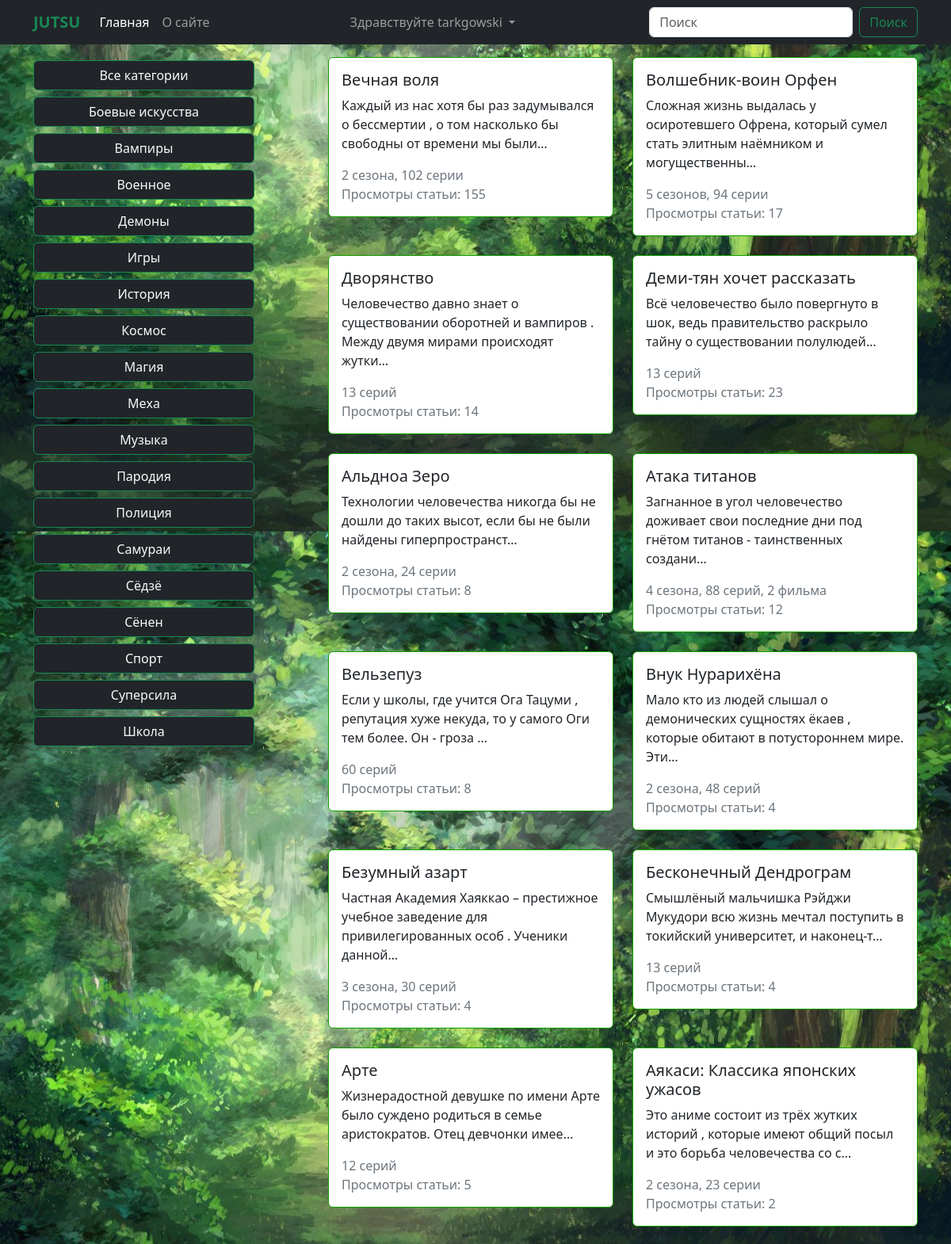
The page / (signed in, upper part) on the database its author committed.
### blog/models.py (models this page shows, shortened)
class Category(models.Model):
    title = models.CharField(max_length=50, verbose_name='Тип')
    def get_absolute_url(self):
        return reverse('category', kwargs={'pk': self.pk})
    class Meta:
        verbose_name = 'Тип'
        verbose_name_plural = 'Типы'

class Article(models.Model):
    title = models.CharField(max_length=50, verbose_name='Название аниме')
    original_name = models.CharField(max_length=100, verbose_name='Оригинальное название')
    photo = models.ImageField(upload_to='photos/', blank=True, null=True, verbose_name='Изображение')
    episodes = models.CharField(max_length=150, verbose_name='Кол-во сезонов, серий, фильмов', blank=True, null=True)
    genres = models.CharField(max_length=200, verbose_name='Жанры', blank=True, null=True)
    releases = models.CharField(max_length=100, verbose_name='Годы выпуска')
    description = models.TextField(verbose_name='Описание')
    age_limit = models.CharField(max_length=10, verbose_name='Возрастное ограничение')
    category = models.ForeignKey(Category, on_delete=models.CASCADE)
    created_at = models.DateTimeField(auto_now_add=True, verbose_name='Дата создания', blank=True, null=True)
    updated_at = models.DateTimeField(auto_now=True, verbose_name='Дата изменения', blank=True, null=True)
    views = models.IntegerField(default=0, verbose_name='Просмотры', blank=True, null=True)
    video = models.CharField(max_length=500, verbose_name='Ссылка на видео', blank=True, null=True)
    def get_absolute_url(self):
        return reverse('article', kwargs={'pk': self.pk})
    class Meta:
        verbose_name = 'Статья'
        verbose_name_plural = 'Статьи'

### blog/views.py (the view)
# urls.py: path('', ArticleListView.as_view(), name='index'),
class ArticleListView(ListView):
    model = Article
    context_object_name = 'articles'
    template_name = 'blog/index.html'
    extra_context = {
        'title': 'JUTSU'
    }

### blog/templatetags/blog_tags.py (called while the page is built)
@register.simple_tag()
def get_categories():
    return Category.objects.all()

### blog/templates/blog/index.html (shortened to what this page needs)
{% extends 'base.html' %}
{% block main %}
<div class="block_main">
    <div class="container">
        <div class="d-flex justify-content-between pt-3">
            <div class="col-3">
                {% include 'blog/components/_nav.html' %}
            </div>
            <div class="col-8">
                <div class="row row-cols-1 row-cols-md-2 g-4">
                    {% for article in articles %}
                    {% include 'blog/components/_card.html' %}
                    {% endfor %}
                </div>
            </div>
        </div>
    </div>
</div>
{% endblock main %}

### templates/base.html (shortened to what this page needs)
{% load static %}
<!doctype html>
<html lang="en">
<head>
    <link href="https://cdn.jsdelivr.net/npm/bootstrap@5.3.0-alpha3/dist/css/bootstrap.min.css" rel="stylesheet"
>
    <link rel="stylesheet" href="{% static 'blog/css/style.css' %}">
</head>
<body>
<nav class="navbar navbar-expand-lg bg-dark navbar-dark">
    <div class="container">
        <a class="navbar-brand text-success fw-bold" href="{% url 'index' %}">JUTSU</a>
        <div class="collapse navbar-collapse" id="navbarSupportedContent">
            <ul class="navbar-nav me-auto mb-2 mb-lg-0">
                <li class="nav-item">
                    <a class="nav-link active" aria-current="page" href="{% url 'index' %}">Главная</a>
                </li>
                <li class="nav-item">
                    <a class="nav-link" href="{% url 'about_site' %}">О сайте</a>
                </li>
            </ul>
            <ul class="navbar-nav me-auto mb-2 mb-lg-0">
                {% if not request.user.is_authenticated %}
                <li class="nav-item">
                    <a class="nav-link active" aria-current="page" href="{% url 'login' %}">Войти</a>
                </li>
                <li class="nav-item">
                    <a class="nav-link" href="{% url 'register' %}">Зарегистрироваться</a>
                </li>
                {% else %}
                <li class="nav-item dropdown">
                    <a class="nav-link dropdown-toggle" href="#" role="button" data-bs-toggle="dropdown"
                       aria-expanded="false">
                        Здравствуйте {{ request.user.username }}
                    </a>
                </li>
                {% endif %}
            </ul>
            <form class="d-flex" role="search" method="get" action="{% url 'search' %}">
                <input name="q" class="form-control me-2" type="search" placeholder="Поиск" aria-label="Поиск">
                <button class="btn btn-outline-success border-success" type="submit">Поиск</button>
            </form>
        </div>
    </div>
</nav>
        {% block main %}
        {% endblock main %}
</body>
</html>

### blog/templates/blog/components/_nav.html
{% load blog_tags %}
<div class="nav-scroller py-1 mb-2">
    <nav class="nav d-flex justify-content-between">
        <a class="btn btn-dark text-light rounded border-success" style="width:100%;" href="{% url 'index' %}">Все категории</a>
        {% get_categories as categories %}
        {% for category in categories %}
        <a class="btn btn-dark text-light rounded border-success mt-2" style="width:100%;" href="{{ category.get_absolute_url }}">{{ category.title }}</a>
        {% endfor %}
    </nav>
</div>

### blog/templates/blog/components/_card.html (shortened to what this page needs)
{% load blog_tags %}
<a href="{{ article.get_absolute_url }}" class="link_card">
    <div class="row row-cols-1 g-4">
        <div class="col">
            <div class="card">
                <div class="card-body" style="max-height: 50vh;">
                    <h5 class="card-title">{{ article.title }}</h5>
                    <p class="card-text">{{ article.description|truncatechars:100 }}</p>
                    <span class="text-secondary">{{ article.episodes }}<br>Просмотры статьи: {{ article.views }}</span>
                </div>
            </div>
        </div>
    </div>
</a>

### blog/static/blog/css/style.css (style rules this page uses)
body { background: white; }
.card { border: 1px solid rgb(18, 158, 0) !important; }
.link_card { text-decoration: none; color: black; }
.block_main { background-position: center; background-image: url(../image/4.jpg); background-attachment: fixed; }

### rows shown on the page
Category: title "Боевые искусства"
Category: title "Вампиры"
Category: title "Военное"
Category: title "Демоны"
Category: title "Игры"
Category: title "История"
Category: title "Космос"
Category: title "Магия"
Category: title "Меха"
Category: title "Музыка"
Category: title "Пародия"
Category: title "Полиция"
Category: title "Самураи"
Category: title "Сёдзё"
Category: title "Сёнен"
Category: title "Спорт"
Category: title "Суперсила"
Category: title "Школа"
Article: title "Вечная воля", description "Каждый из нас хотя бы раз задумывался о бессмертии , о том насколько бы свободны от времени мы были…", episodes "2 сезона, 102 серии", views "155"
Article: title "Волшебник-воин Орфен", description "Сложная жизнь выдалась у осиротевшего Офрена, который сумел стать элитным наёмником и могущественны…", episodes "5 сезонов, 94 серии", views "17"
Article: title "Дворянство", description "Человечество давно знает о существовании оборотней и вампиров . Между двумя мирами происходят жутки…", episodes "13 серий", views "14"
Article: title "Деми-тян хочет рассказать", description "Всё человечество было повергнуто в шок, ведь правительство раскрыло тайну о существовании полулюдей…", episodes "13 серий", views "23"
Article: title "Альдноа Зеро", description "Технологии человечества никогда бы не дошли до таких высот, если бы не были найдены гиперпространст…", episodes "2 сезона, 24 серии", views "8"
Article: title "Атака титанов", description "Загнанное в угол человечество доживает свои последние дни под гнётом титанов - таинственных создани…", episodes "4 сезона, 88 серий, 2 фильма", views "12"
Article: title "Вельзепуз", description "Если у школы, где учится Ога Тацуми , репутация хуже некуда, то у самого Оги тем более. Он - гроза …", episodes "60 серий", views "8"
Article: title "Внук Нурарихёна", description "Мало кто из людей слышал о демонических сущностях ёкаев , которые обитают в потустороннем мире. Эти…", episodes "2 сезона, 48 серий", views "4"
Article: title "Безумный азарт", description "Частная Академия Хаяккао – престижное учебное заведение для привилегированных особ . Ученики данной…", episodes "3 сезона, 30 серий", views "4"
Article: title "Бесконечный Дендрограм", description "Смышлёный мальчишка Рэйджи Мукудори всю жизнь мечтал поступить в токийский университет, и наконец-т…", episodes "13 серий", views "4"
Article: title "Арте", description "Жизнерадостной девушке по имени Арте было суждено родиться в семье аристократов. Отец девчонки имее…", episodes "12 серий", views "5"
Article: title "Аякаси: Классика японских ужасов", description "Это аниме состоит из трёх жутких историй , которые имеют общий посыл и это борьба человечества со с…", episodes "2 сезона, 23 серии", views "2"

### other values the page prints
{{ request.user.username }} "tarkgowski"
